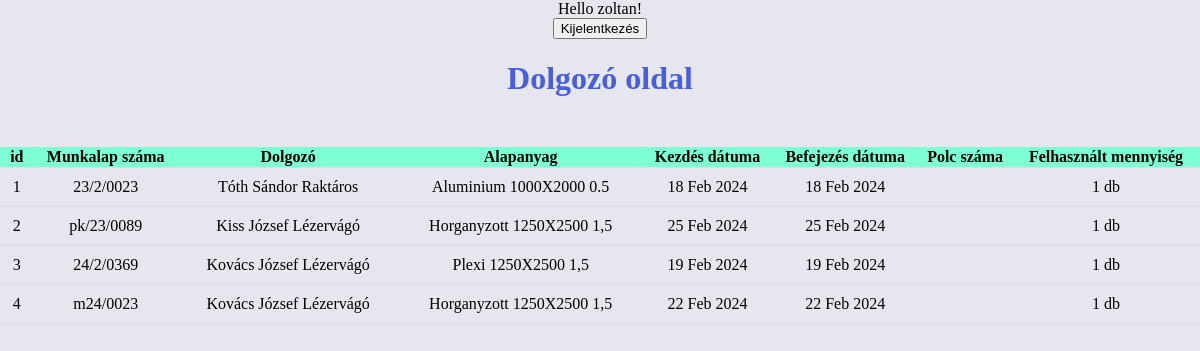
/dolgozo/ (signed in), run on the app's committed database.
### raktar_app/models.py (models this page shows)
class CustomUser(AbstractUser):
     raktaros = models.BooleanField(default=False)
     lezervago = models.BooleanField(default=False)

class Megrendelesek(models.Model):
        munkalap_szama = models.CharField(max_length = 30)
        dolgozo = models.ForeignKey(Dolgozok, on_delete = models.CASCADE)
        alapanyag = models.ForeignKey(Alapanyag ,on_delete = models.CASCADE)
        datumKezdes = models.DateField()
        datumBefejezes = models.DateField()
        felhasznaltMennyiseg = models.PositiveIntegerField(default=0)

class Dolgozok(models.Model):
    nev =models.CharField(max_length = 255)
    beosztas_kivalaszt = [("Raktáros","Raktáros"),
                          ("Lézervágó","Lézervágó")]
    beosztas = models.CharField(max_length = 30,  choices = beosztas_kivalaszt)
    def __str__(self):
        return f'{self.nev} {self.beosztas}'

class Alapanyag(models.Model):
     anyagtipus = [
                        ("Aluminium" , "Aluminium"),
                        ("Horganyzott" , "Horganyzott"),
                        ("Plexi", "Plexi"),
                        ("Rozsdamentes","Rozsdamentes"),
                        ("Szénacél", "Szénacél") ]
     anyagtipusa= models.CharField(max_length = 20 ,choices = anyagtipus)
     vastagsag = [("0.5", "0.5"),
                  ("1.0", "1.0"),
                  ("1,5", "1,5"),
                  ("2.0", "2.0"),
                  ("2,5", "2,5")]
     vastagsag_valaszt = models.CharField(max_length = 10, choices = vastagsag)
     meret = [("1000X2000", "1000X2000"),
              ("1250X2500", "1250X2000"),
              ("1500X3000", "1500X3000")
              ]
     meret_valaszt = models.CharField(max_length =30, choices = meret)
     darabszam = models.PositiveIntegerField(default=0)
     polc_szama = models.PositiveIntegerField(default=0)
     def __str__(self):
        return f"{self.anyagtipusa} {self.meret_valaszt} {self.vastagsag_valaszt}"

### raktar_app/views.py (the view)
# urls.py: path('dolgozo/', DolgozoView.as_view(), name= 'dolgozo'),
class DolgozoView(ListView):
    model = Megrendelesek
    template_name = 'dolgozo.html'

### templates/dolgozo.html (shortened to what this page needs)
{% extends 'base.html'%}
{% block content%}
    {% if user.is_authenticated and user.lezervago == True%}
    Hello {{user.username}}!
    <form action="{% url 'logout' %}" method="post">
        <button type="submit">Kijelentkezés</button>
      </form>
      <h1>Dolgozó oldal</h1>
      <table>
          <tr>
              <th>id</th>
              <th>Munkalap száma</th>
              <th>Dolgozó</th>
              <th>Alapanyag</th>
              <th>Kezdés dátuma</th>
              <th>Befejezés dátuma</th>
              <th>Polc száma</th>
              <th>Felhasznált mennyiség</th>
            </tr>
            {% for adatok in object_list%}
        <tr>
            <td>{{adatok.id}}</td>
            <td>{{adatok.munkalap_szama}}</td>
            <td>{{adatok.dolgozo}}</td>
            <td>{{adatok.alapanyag}}</td>
            <td>{{adatok.datumKezdes}}</td>
            <td>{{adatok.datumBefejezes}}</td>
            <td>{{adatok.vastagsag}}</td>
            <td>{{adatok.felhasznaltMennyiseg}} db</td>
        </tr>
        {% endfor %}
    </table>
    {%else%}
    <p>Nem vagy bejelentkezeve!</p>
    <a href="{%url 'login'%}">Bejelentkezés</a>
    {%endif%}
{%endblock%}

### templates/base.html (shortened to what this page needs)
{% load static %}
<!DOCTYPE html>
<html lang="hu">
<head>
    <link rel="stylesheet" href="{% static 'css/stilus.css' %}">
</head>
<body>
    <div class="conatiner">
        {% block content %}
        {% endblock %}
    </div>
</body>
</html>

### raktar_app/static/css/stilus.css (style rules this page uses)
body { margin: 0; background-color: rgb(230, 230, 238); text-align: center; }
h1 { color: rgb(71, 94, 223); }
table { margin-top: 50px; border-collapse: collapse; width: 100%; }
tr { border-bottom: 1px solid #ddd; }
td { position: sticky; padding: 10px; text-align: center; }
th { background-color: aquamarine; }

### data on the page
CustomUser: username "zoltan"
Megrendelesek: id "1", munkalap_szama "23/2/0023", dolgozo "Tóth Sándor Raktáros", alapanyag "Aluminium 1000X2000 0.5", datumKezdes "18 Feb 2024", datumBefejezes "18 Feb 2024", felhasznaltMennyiseg "1"
Megrendelesek: id "2", munkalap_szama "pk/23/0089", dolgozo "Kiss József Lézervágó", alapanyag "Horganyzott 1250X2500 1,5", datumKezdes "25 Feb 2024", datumBefejezes "25 Feb 2024", felhasznaltMennyiseg "1"
Megrendelesek: id "3", munkalap_szama "24/2/0369", dolgozo "Kovács József Lézervágó", alapanyag "Plexi 1250X2500 1,5", datumKezdes "19 Feb 2024", datumBefejezes "19 Feb 2024", felhasznaltMennyiseg "1"
Megrendelesek: id "4", munkalap_szama "m24/0023", dolgozo "Kovács József Lézervágó", alapanyag "Horganyzott 1250X2500 1,5", datumKezdes "22 Feb 2024", datumBefejezes "22 Feb 2024", felhasznaltMennyiseg "1"
